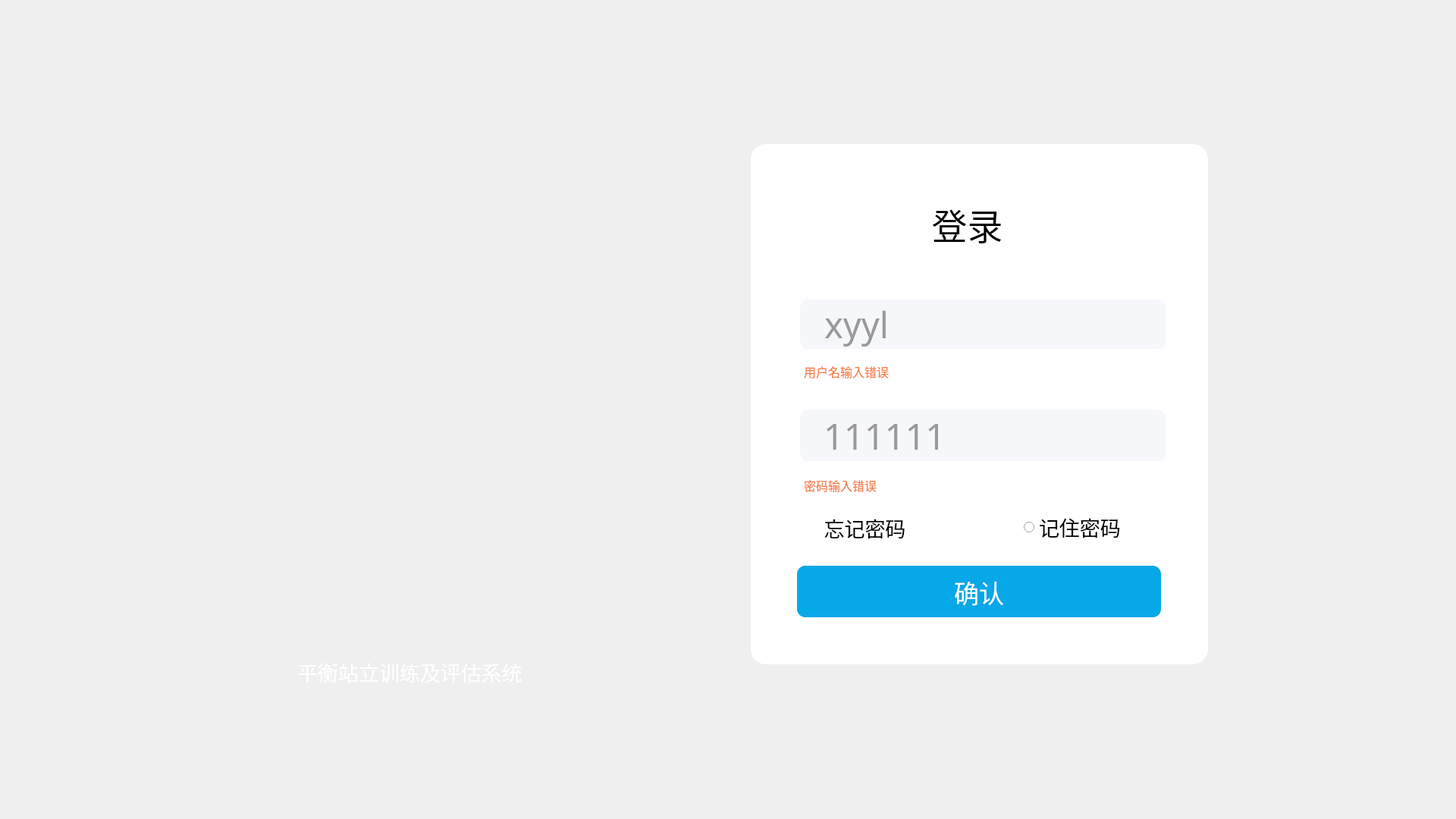
<?xml version="1.0" encoding="UTF-8"?>
<ui version="4.0">
 <class>LoginDialog</class>
 <widget class="QDialog" name="LoginDialog">
  <property name="geometry">
   <rect>
    <x>0</x>
    <y>0</y>
    <width>1920</width>
    <height>1080</height>
   </rect>
  </property>
  <property name="windowTitle">
   <string>Dialog</string>
  </property>
  <property name="styleSheet">
   <string notr="true">#LoginDialog{border-image: url(:/DependFile/Source/login/background.png);}
</string>
  </property>
  <widget class="QLabel" name="label">
   <property name="geometry">
    <rect>
     <x>330</x>
     <y>850</y>
     <width>421</width>
     <height>71</height>
    </rect>
   </property>
   <property name="font">
    <font>
     <family>黑体</family>
     <pointsize>20</pointsize>
    </font>
   </property>
   <property name="styleSheet">
    <string notr="true">color:white;</string>
   </property>
   <property name="text">
    <string>平衡站立训练及评估系统</string>
   </property>
   <property name="alignment">
    <set>Qt::AlignCenter</set>
   </property>
  </widget>
  <widget class="QGroupBox" name="groupBox">
   <property name="geometry">
    <rect>
     <x>990</x>
     <y>190</y>
     <width>603</width>
     <height>686</height>
    </rect>
   </property>
   <property name="styleSheet">
    <string notr="true">#groupBox{background: #FFFFFF;border-radius: 20px;}</string>
   </property>
   <property name="title">
    <string/>
   </property>
   <widget class="QPushButton" name="confirm_Btn">
    <property name="geometry">
     <rect>
      <x>61</x>
      <y>556</y>
      <width>480</width>
      <height>68</height>
     </rect>
    </property>
    <property name="font">
     <font>
      <family>黑体</family>
      <pointsize>25</pointsize>
     </font>
    </property>
    <property name="styleSheet">
     <string notr="true">background: #07A8E7;
border-radius: 11px;
color:white;</string>
    </property>
    <property name="text">
     <string>确认</string>
    </property>
   </widget>
   <widget class="QLabel" name="passwordTips_Label">
    <property name="geometry">
     <rect>
      <x>70</x>
      <y>430</y>
      <width>171</width>
      <height>40</height>
     </rect>
    </property>
    <property name="font">
     <font>
      <family>黑体</family>
      <pointsize>12</pointsize>
     </font>
    </property>
    <property name="styleSheet">
     <string notr="true">color:#F47E4B;</string>
    </property>
    <property name="text">
     <string>密码输入错误</string>
    </property>
   </widget>
   <widget class="QRadioButton" name="remember_RadioButton">
    <property name="geometry">
     <rect>
      <x>360</x>
      <y>480</y>
      <width>181</width>
      <height>50</height>
     </rect>
    </property>
    <property name="font">
     <font>
      <family>黑体</family>
      <pointsize>20</pointsize>
     </font>
    </property>
    <property name="text">
     <string>记住密码</string>
    </property>
    <property name="checked">
     <bool>false</bool>
    </property>
   </widget>
   <widget class="QPushButton" name="forgetPassword_Btn">
    <property name="geometry">
     <rect>
      <x>60</x>
      <y>480</y>
      <width>181</width>
      <height>51</height>
     </rect>
    </property>
    <property name="font">
     <font>
      <family>黑体</family>
      <pointsize>20</pointsize>
     </font>
    </property>
    <property name="styleSheet">
     <string notr="true">border:none;</string>
    </property>
    <property name="text">
     <string>忘记密码</string>
    </property>
   </widget>
   <widget class="QLabel" name="label_2">
    <property name="geometry">
     <rect>
      <x>200</x>
      <y>70</y>
      <width>171</width>
      <height>71</height>
     </rect>
    </property>
    <property name="font">
     <font>
      <family>黑体</family>
      <pointsize>35</pointsize>
     </font>
    </property>
    <property name="text">
     <string>登录</string>
    </property>
    <property name="alignment">
     <set>Qt::AlignCenter</set>
    </property>
   </widget>
   <widget class="QLabel" name="userNameTips_Label">
    <property name="geometry">
     <rect>
      <x>70</x>
      <y>280</y>
      <width>171</width>
      <height>40</height>
     </rect>
    </property>
    <property name="font">
     <font>
      <family>黑体</family>
      <pointsize>12</pointsize>
     </font>
    </property>
    <property name="styleSheet">
     <string notr="true">color:#F47E4B;</string>
    </property>
    <property name="text">
     <string>用户名输入错误</string>
    </property>
   </widget>
   <widget class="QGroupBox" name="groupBox_3">
    <property name="geometry">
     <rect>
      <x>65</x>
      <y>205</y>
      <width>482</width>
      <height>65</height>
     </rect>
    </property>
    <property name="styleSheet">
     <string notr="true">#groupBox_3{border-radius: 11px;
background:#F5F7FA;}</string>
    </property>
    <property name="title">
     <string/>
    </property>
    <widget class="QLineEdit" name="userName_LineEdit">
     <property name="geometry">
      <rect>
       <x>30</x>
       <y>2</y>
       <width>420</width>
       <height>60</height>
      </rect>
     </property>
     <property name="font">
      <font>
       <family>黑体</family>
       <pointsize>35</pointsize>
      </font>
     </property>
     <property name="styleSheet">
      <string notr="true">border:none;
background: #F5F7FA;
color:#999999 ;</string>
     </property>
     <property name="text">
      <string>xyyl</string>
     </property>
     <property name="placeholderText">
      <string>请输入用户名</string>
     </property>
    </widget>
   </widget>
   <widget class="QGroupBox" name="groupBox_4">
    <property name="geometry">
     <rect>
      <x>65</x>
      <y>350</y>
      <width>482</width>
      <height>68</height>
     </rect>
    </property>
    <property name="styleSheet">
     <string notr="true">#groupBox_4{border-radius: 11px;
background:white;background:#F5F7FA;}</string>
    </property>
    <property name="title">
     <string/>
    </property>
    <widget class="QLineEdit" name="password_LineEdit">
     <property name="geometry">
      <rect>
       <x>29</x>
       <y>4</y>
       <width>420</width>
       <height>60</height>
      </rect>
     </property>
     <property name="font">
      <font>
       <family>黑体</family>
       <pointsize>35</pointsize>
      </font>
     </property>
     <property name="styleSheet">
      <string notr="true">border:none;
color:#999999 ;
background:#F5F7FA;</string>
     </property>
     <property name="text">
      <string>111111</string>
     </property>
     <property name="placeholderText">
      <string>请输入密码</string>
     </property>
    </widget>
   </widget>
  </widget>
 </widget>
 <resources/>
 <connections/>
</ui>
